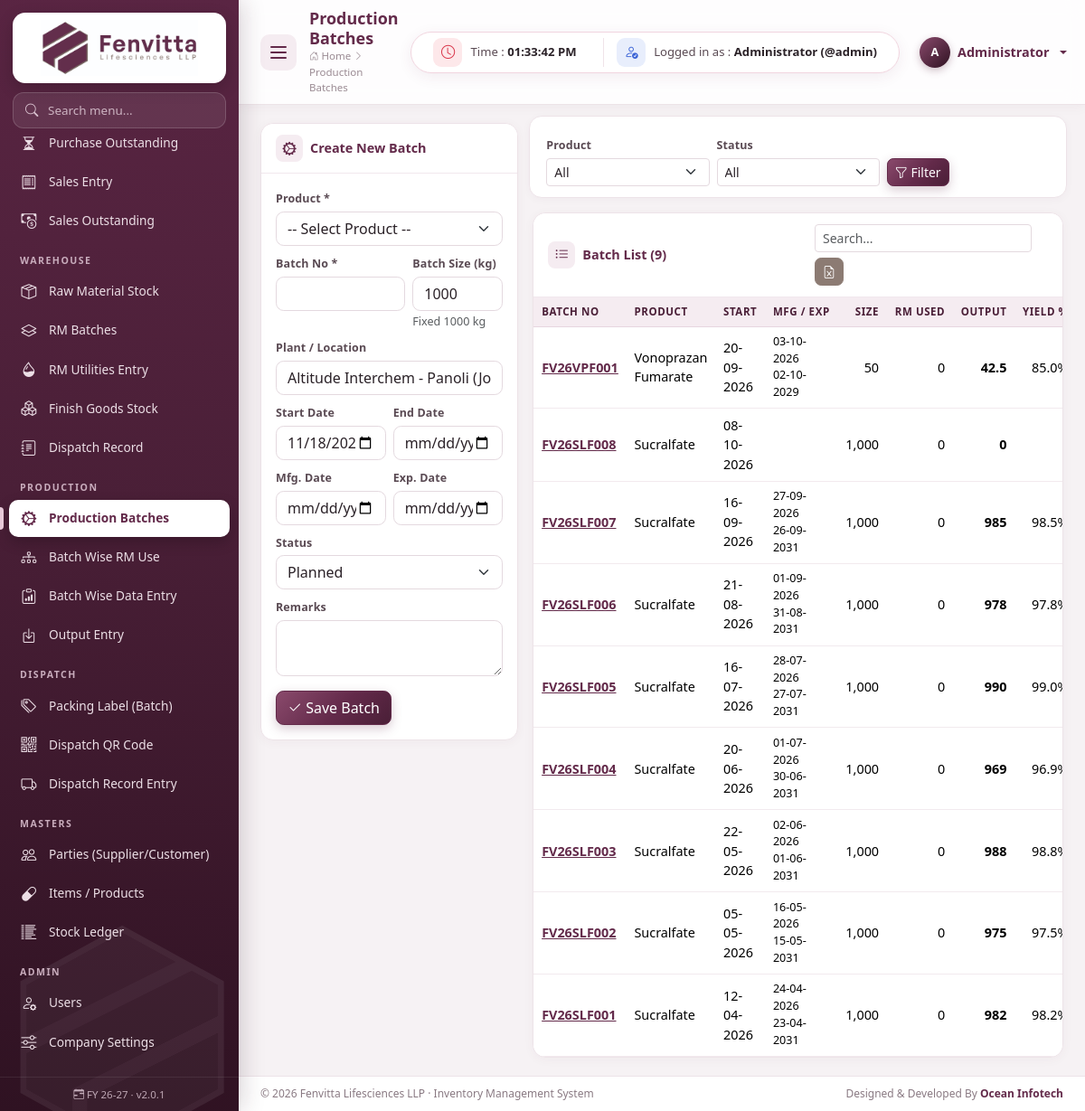
The app's page /modules/production/index.php (signed in) with its own data.
### tables this page shows
CREATE TABLE production_batches (
  id INT AUTO_INCREMENT PRIMARY KEY,
  batch_no VARCHAR(40) NOT NULL UNIQUE,
  item_id INT NOT NULL,
  plant VARCHAR(100) NULL,
  batch_size DECIMAL(14,3) NOT NULL DEFAULT 0,
  start_date DATE NULL,
  end_date DATE NULL,
  mfg_date DATE NULL,
  exp_date DATE NULL,
  status ENUM('Planned','In Process','Production Done','Completed','Cancelled') NOT NULL DEFAULT 'Planned',
  remarks TEXT NULL,
  created_by INT NULL,
  created_at TIMESTAMP DEFAULT CURRENT_TIMESTAMP,
  INDEX (item_id), INDEX (status)
);

CREATE TABLE items (
  id INT AUTO_INCREMENT PRIMARY KEY,
  item_type ENUM('RM','PM','FG','CONSUMABLE','SERVICE') NOT NULL DEFAULT 'RM',
  code VARCHAR(40) NULL,
  name VARCHAR(150) NOT NULL,
  cas_no VARCHAR(40) NULL,
  grade VARCHAR(60) NULL,
  hsn VARCHAR(20) NULL,
  unit VARCHAR(15) NOT NULL DEFAULT 'kg',
  gst_rate DECIMAL(5,2) NOT NULL DEFAULT 18,
  std_rate DECIMAL(14,2) NOT NULL DEFAULT 0,
  reorder_level DECIMAL(14,3) NOT NULL DEFAULT 0,
  opening_qty DECIMAL(14,3) NOT NULL DEFAULT 0,
  opening_rate DECIMAL(14,2) NOT NULL DEFAULT 0,
  opening_date DATE NULL,
  shelf_life_months INT NOT NULL DEFAULT 0,
  is_active TINYINT(1) NOT NULL DEFAULT 1,
  created_at TIMESTAMP DEFAULT CURRENT_TIMESTAMP,
  INDEX (item_type)
);

### includes/functions.php (called while the page is built, shortened)
<?php
require_once __DIR__ . '/db.php';
function e($v): string
{
    return htmlspecialchars((string)($v ?? ''), ENT_QUOTES, 'UTF-8');
}
function inr($n, int $dec = 2): string
{
    $n = (float)$n;
    $neg = $n < 0;
    $n = abs($n);
    $parts = explode('.', number_format($n, $dec, '.', ''));
    $int = $parts[0];
    $last3 = substr($int, -3);
    $rest = substr($int, 0, -3);
    if ($rest !== '' && $rest !== false) {
        $rest = preg_replace('/\B(?=(\d{2})+(?!\d))/', ',', $rest);
        $int = $rest . ',' . $last3;
    }
    $out = $int . ($dec > 0 ? '.' . $parts[1] : '');
    return ($neg ? '-' : '') . $out;
}
function qty($n, int $dec = 2): string
{
    $s = inr($n, $dec);
    return $dec > 0 ? rtrim(rtrim($s, '0'), '.') ?: '0' : $s;
}
function dmy(?string $d): string
{
    if (!$d || $d === '0000-00-00') return '';
    return date('d-m-Y', strtotime($d));
}
function today(): string
{
    return date('Y-m-d');
}
function url(string $path = ''): string
{
    return BASE_URL . ltrim($path, '/');
}
function get(string $k, $default = '')
{
    $v = $_GET[$k] ?? $default;
    return is_string($v) ? trim($v) : $v;
}

### includes/db.php (called while the page is built, shortened)
<?php
$conn = null;
function db()
{
    global $conn;
    if ($conn === null) {
        try {
            $conn = mysqli_connect(DB_HOST, DB_USER, DB_PASS, DB_NAME, DB_PORT);
            mysqli_set_charset($conn, 'utf8mb4');
        } catch (mysqli_sql_exception $e) {
            http_response_code(500);
            die('<h3 style="font-family:sans-serif;color:#632a4a">Database connection failed.</h3>'
                . '<p style="font-family:sans-serif">Check <code>config/config.php</code> and import <code>database/fenvita_inventory.sql</code>.<br><small>'
                . htmlspecialchars($e->getMessage()) . '</small></p>');
        }
    }
    return $conn;
}
function q($sql, $params = [])
{
    $stmt = mysqli_prepare(db(), $sql);
    if ($params) {
        $types = '';
        $values = [];
        foreach ($params as $p) {
            if (is_int($p)) {
                $types .= 'i';
            } elseif (is_float($p)) {
                $types .= 'd';
            } else {
                $types .= 's';
            }
            $values[] = $p;
        }
        mysqli_stmt_bind_param($stmt, $types, ...$values);
    }
    mysqli_stmt_execute($stmt);
    $result = mysqli_stmt_get_result($stmt);
    return $result === false ? true : $result;
}
function rows($sql, $params = [])
{
    $result = q($sql, $params);
    return mysqli_fetch_all($result, MYSQLI_ASSOC);
}

### modules/production/index.php (the view, shortened to what this page needs)
<?php
$statuses = ['Planned', 'In Process', 'Production Done', 'Cancelled'];
$fixedBatchSize = 1000;
$edit = get('edit') ? row('SELECT * FROM production_batches WHERE id=?', [(int)get('edit')]) : null;
$sql = "SELECT b.*, i.name item_name, i.unit,
          (SELECT COALESCE(SUM(qty),0) FROM batch_rm WHERE batch_id = b.id) rm_qty,
          (SELECT COALESCE(SUM(qty*rate),0) FROM batch_rm WHERE batch_id = b.id) rm_cost,
          (SELECT COALESCE(SUM(qty),0) FROM batch_outputs WHERE batch_id = b.id) output_qty,
          (SELECT COALESCE(SUM(qty_in-qty_out),0) FROM stock_ledger WHERE batch_id = b.id) balance
        FROM production_batches b JOIN items i ON i.id = b.item_id WHERE 1=1";
$params = [];
$list = rows($sql . ' ORDER BY b.id DESC', $params);
$b = $edit ?? ['id' => '', 'batch_no' => '', 'item_id' => '', 'plant' => PLANTS[0], 'batch_size' => $fixedBatchSize, 'start_date' => today(),
    'end_date' => '', 'mfg_date' => '', 'exp_date' => '', 'status' => 'Planned', 'remarks' => ''];
if (!$edit) $b['batch_size'] = $fixedBatchSize;
include ROOT_PATH . '/includes/header.php';
?>
<div class="row g-3">
    <div class="col-xl-4">
        <div class="card">
            <div class="card-header"><i class="bi bi-gear-wide-connected"></i> <?= $edit ? 'Edit Batch' : 'Create New Batch' ?></div>
            <div class="card-body">
                <form method="post">
                    <div class="row g-2">
                        <div class="col-12">
                            <label class="form-label">Product *</label>
                            <select name="item_id" id="bItem" class="form-select" required>
                                <option value="">-- Select Product --</option>
                            </select>
                        </div>
                        <div class="col-7"><label class="form-label">Batch No *</label><input name="batch_no" id="bNo" class="form-control fw-bold" required value="<?= e($b['batch_no']) ?>"></div>
                        <div class="col-5"><label class="form-label">Batch Size (kg)</label>
                            <input type="number" class="form-control" value="<?= (int)$fixedBatchSize ?>" readonly>
                            <small class="text-muted">Fixed 1000 kg</small>
                        </div>
                        <div class="col-12">
                            <label class="form-label">Plant / Location</label>
                            <input name="plant" class="form-control" list="plantList" value="<?= e($b['plant']) ?>">
                        </div>
                        <div class="col-6"><label class="form-label">Start Date</label><input type="date" name="start_date" class="form-control" value="<?= e($b['start_date']) ?>"></div>
                        <div class="col-6"><label class="form-label">End Date</label><input type="date" name="end_date" class="form-control" value="<?= e($b['end_date']) ?>"></div>
                        <div class="col-6"><label class="form-label">Mfg. Date</label><input type="date" name="mfg_date" id="bMfg" class="form-control" value="<?= e($b['mfg_date']) ?>"></div>
                        <div class="col-6"><label class="form-label">Exp. Date</label><input type="date" name="exp_date" id="bExp" class="form-control" value="<?= e($b['exp_date']) ?>"></div>
                        <div class="col-12">
                            <label class="form-label">Status</label>
                            <select name="status" class="form-select"><?php foreach ($statuses as $s): ?><option <?= $b['status'] === $s ? 'selected' : '' ?>><?= $s ?></option><?php endforeach; ?></select>
                        </div>
                        <div class="col-12"><label class="form-label">Remarks</label><textarea name="remarks" class="form-control" rows="2"><?= e($b['remarks']) ?></textarea></div>
                    </div>
                    <div class="mt-3 d-flex gap-2">
                        <button class="btn btn-primary"><i class="bi bi-check2"></i> Save Batch</button>
                    </div>
                </form>
            </div>
        </div>
    </div>
    <div class="col-xl-8">
        <form class="filter-bar row g-2 align-items-end">
            <div class="col-md-4"><label class="form-label">Product</label>
                <select name="item_id" class="form-select form-select-sm"><option value="">All</option>
                </select></div>
            <div class="col-md-4"><label class="form-label">Status</label>
                <select name="status" class="form-select form-select-sm"><option value="">All</option>
                </select></div>
            <div class="col-md-4"><button class="btn btn-sm btn-primary"><i class="bi bi-funnel"></i> Filter</button></div>
        </form>
        <div class="card">
            <div class="card-header"><i class="bi bi-list-ul"></i> Batch List (<?= count($list) ?>)
                <div class="actions">
                    <input class="form-control form-control-sm table-search" placeholder="Search..." data-table-search="#tbl">
                    <button class="btn btn-sm btn-accent" data-export="#tbl" data-filename="production-batches"><i class="bi bi-file-earmark-excel"></i></button>
                </div>
            </div>
            <div class="table-responsive">
                <table class="table table-sm table-hover" id="tbl">
                    <thead><tr><th>Batch No</th><th>Product</th><th>Start</th><th>Mfg / Exp</th><th class="num">Size</th><th class="num">RM Used</th><th class="num">Output</th><th class="num">Yield %</th><th class="num">In Stock</th><th>Status</th><th class="no-export"></th></tr></thead>
                    <tbody>
                    <?php foreach ($list as $r): $yield = $r['batch_size'] > 0 ? $r['output_qty'] / $r['batch_size'] * 100 : 0; ?>
                        <tr>
                            <td><a href="<?= url('production/view/' . $r['id']) ?>" class="fw-bold"><?= e($r['batch_no']) ?></a></td>
                            <td><?= e($r['item_name']) ?></td>
                            <td><?= dmy($r['start_date']) ?></td>
                            <td class="small"><?= dmy($r['mfg_date']) ?><br><?= dmy($r['exp_date']) ?></td>
                            <td class="num"><?= qty($r['batch_size']) ?></td>
                            <td class="num"><?= qty($r['rm_qty']) ?></td>
                            <td class="num fw-semibold"><?= qty($r['output_qty']) ?></td>
                            <td class="num"><?= $r['output_qty'] > 0 ? number_format($yield, 1) . '%' : '-' ?></td>
                        </tr>
                    <?php endforeach; ?>
                    </tbody>
                </table>
            </div>
        </div>
    </div>
</div>
<?php
include ROOT_PATH . '/includes/footer.php';

### assets/css/style.css (style rules this page uses)
:root { --fv-primary: #632a4a; --fv-primary-dark: #4a1f37; --fv-primary-deep: #2f1222; --fv-primary-soft: #8a4a6c; --fv-primary-light: #f5ecf1; --fv-accent: #8c7b73; --fv-accent-light: #efe9e6; --fv-bg: #f6f2f4; --fv-text: #2b2228; --sidebar-w: 264px; --sidebar-mini-w: 78px; --ease: cubic-bezier(.4, 0, .2, 1); --bs-primary: #632a4a; --bs-primary-rgb: 99, 42, 74; --bs-link-color: #632a4a; --bs-link-color-rgb: 99, 42, 74; --bs-link-hover-color: #4a1f37; --bs-link-hover-color-rgb: 74, 31, 55; --bs-body-font-family: "Segoe UI", Inter, Roboto, "Helvetica Neue", Arial, sans-serif; --bs-body-color: #2b2228; --bs-border-radius: .55rem; }
body { background: var(--fv-bg); font-size: .9rem; }
* { scrollbar-width: thin; scrollbar-color: #cdb7c3 transparent; }
.btn { transition: all .2s var(--ease); font-weight: 500; }
.btn-primary { --bs-btn-bg: var(--fv-primary); --bs-btn-border-color: var(--fv-primary); --bs-btn-hover-bg: var(--fv-primary-dark); --bs-btn-hover-border-color: var(--fv-primary-dark); --bs-btn-active-bg: var(--fv-primary-deep); --bs-btn-active-border-color: var(--fv-primary-deep); --bs-btn-disabled-bg: var(--fv-primary); --bs-btn-disabled-border-color: var(--fv-primary); background-image: linear-gradient(135deg, var(--fv-primary-soft) 0%, var(--fv-primary) 55%, var(--fv-primary-dark) 100%); box-shadow: 0 4px 12px rgba(99, 42, 74, .25); }
.btn-accent { --bs-btn-color: #fff; --bs-btn-bg: var(--fv-accent); --bs-btn-border-color: var(--fv-accent); --bs-btn-hover-color: #fff; --bs-btn-hover-bg: #74655e; --bs-btn-hover-border-color: #74655e; --bs-btn-active-color: #fff; --bs-btn-active-bg: #655750; }
.btn-sm { border-radius: .45rem; }
.form-control, .form-select { border-color: #e4d9df; transition: border-color .2s, box-shadow .2s; }
.form-label { font-weight: 600; font-size: .78rem; color: #5a4a53; margin-bottom: .25rem; letter-spacing: .01em; }
.content > *, .content > .row > [class*="col"] { animation: fadeUp .5s var(--ease) both; }
.content > .row > [class*="col"]:nth-child(2) { animation-delay: .07s; }
.table tbody tr { animation: fadeIn .4s ease both; }
.card { border: 1px solid #ede3e8; border-radius: 14px; box-shadow: 0 2px 12px rgba(99, 42, 74, .045); transition: box-shadow .25s, transform .25s; }
.card-header { background: #fff; border-bottom: 1px solid #f1e8ed; font-weight: 700; color: var(--fv-primary); padding: 12px 16px; border-radius: 14px 14px 0 0 !important; display: flex; align-items: center; gap: 8px; flex-wrap: wrap; }
.card-header > i:first-child { width: 30px; height: 30px; border-radius: 8px; display: inline-grid; place-items: center; background: var(--fv-primary-light); font-size: .95rem; }
.card-header .actions { margin-left: auto; display: flex; gap: 6px; flex-wrap: wrap; align-items: center; }
.table { --bs-table-hover-bg: #fbf5f8; margin-bottom: 0; }
.table thead th { background: var(--fv-primary-light); color: var(--fv-primary-dark); font-size: .72rem; text-transform: uppercase; letter-spacing: .05em; font-weight: 700; white-space: nowrap; border-bottom: 1px solid #e6d6df; vertical-align: middle; }
.table td { vertical-align: middle; border-color: #f2eaee; }
.table-hover tbody tr { transition: background .15s; }
.table-sm td, .table-sm th { padding: .45rem .55rem; }
.table-responsive { border-radius: 0 0 14px 14px; }
.num { text-align: right; white-space: nowrap; font-variant-numeric: tabular-nums; }
.filter-bar { background: #fff; border: 1px solid #ede3e8; border-radius: 14px; padding: 12px 14px; margin-bottom: 16px; box-shadow: 0 2px 10px rgba(99, 42, 74, .035); }
.table-search { max-width: 240px; }

### records on screen
production_batches: batch_no "FV26VPF001", item.name "Vonoprazan Fumarate", start_date "20-09-2026", mfg_date "03-10-2026", exp_date "02-10-2029", batch_size "50", rm_qty "0", output_qty "42.5", yield "85.0"
production_batches: batch_no "FV26SLF008", item.name "Sucralfate", start_date "08-10-2026", batch_size "1,000", rm_qty "0", output_qty "0"
production_batches: batch_no "FV26SLF007", item.name "Sucralfate", start_date "16-09-2026", mfg_date "27-09-2026", exp_date "26-09-2031", batch_size "1,000", rm_qty "0", output_qty "985", yield "98.5"
production_batches: batch_no "FV26SLF006", item.name "Sucralfate", start_date "21-08-2026", mfg_date "01-09-2026", exp_date "31-08-2031", batch_size "1,000", rm_qty "0", output_qty "978", yield "97.8"
production_batches: batch_no "FV26SLF005", item.name "Sucralfate", start_date "16-07-2026", mfg_date "28-07-2026", exp_date "27-07-2031", batch_size "1,000", rm_qty "0", output_qty "990", yield "99.0"
production_batches: batch_no "FV26SLF004", item.name "Sucralfate", start_date "20-06-2026", mfg_date "01-07-2026", exp_date "30-06-2031", batch_size "1,000", rm_qty "0", output_qty "969", yield "96.9"
production_batches: batch_no "FV26SLF003", item.name "Sucralfate", start_date "22-05-2026", mfg_date "02-06-2026", exp_date "01-06-2031", batch_size "1,000", rm_qty "0", output_qty "988", yield "98.8"
production_batches: batch_no "FV26SLF002", item.name "Sucralfate", start_date "05-05-2026", mfg_date "16-05-2026", exp_date "15-05-2031", batch_size "1,000", rm_qty "0", output_qty "975", yield "97.5"
production_batches: batch_no "FV26SLF001", item.name "Sucralfate", start_date "12-04-2026", mfg_date "24-04-2026", exp_date "23-04-2031", batch_size "1,000", rm_qty "0", output_qty "982", yield "98.2"

### other values on screen
$navSub[0] "Purchase Outstanding"
$navSub[0] "Sales Entry"
$navSub[0] "Sales Outstanding"
$navItem[0] "WAREHOUSE"
$navSub[0] "Raw Material Stock"
$navSub[0] "RM Batches"
$navSub[0] "RM Utilities Entry"
$navSub[0] "Finish Goods Stock"
$navSub[0] "Dispatch Record"
$navItem[0] "PRODUCTION"
$navSub[0] "Production Batches"
$navSub[0] "Batch Wise RM Use"
$navSub[0] "Batch Wise Data Entry"
$navSub[0] "Output Entry"
$navItem[0] "DISPATCH"
